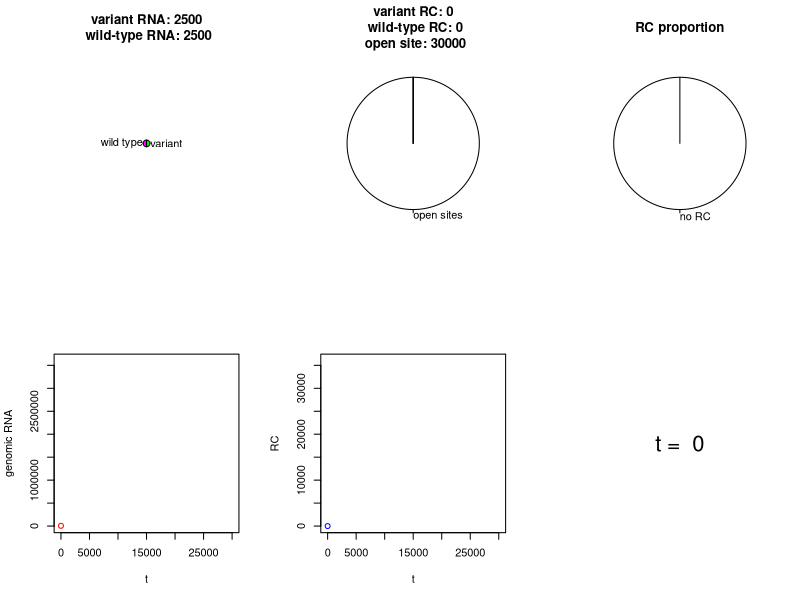
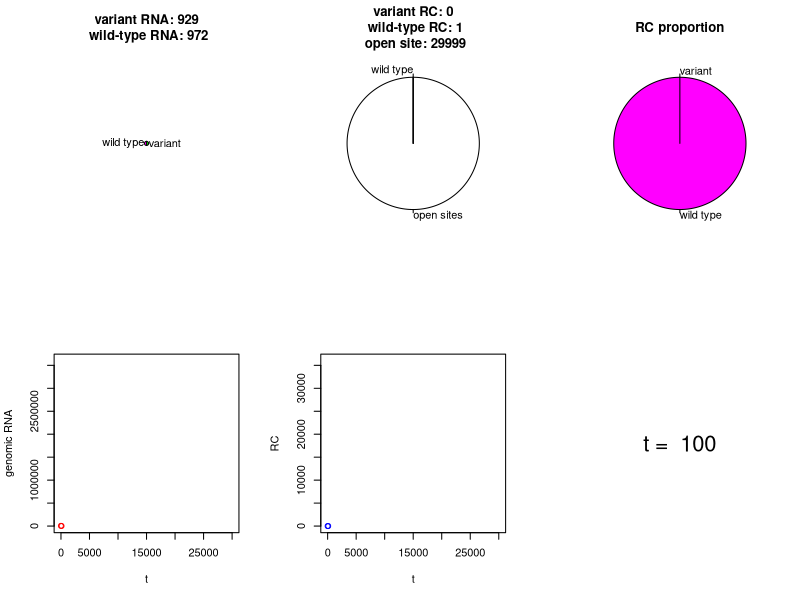
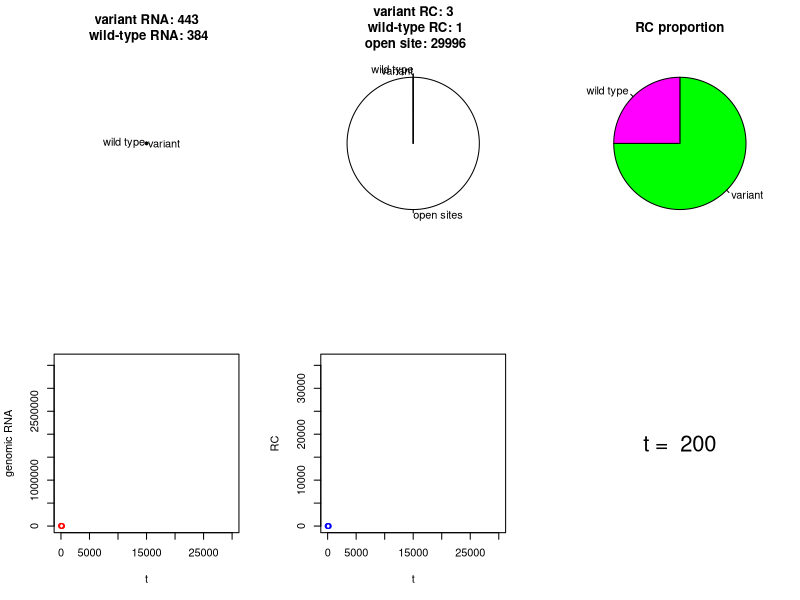
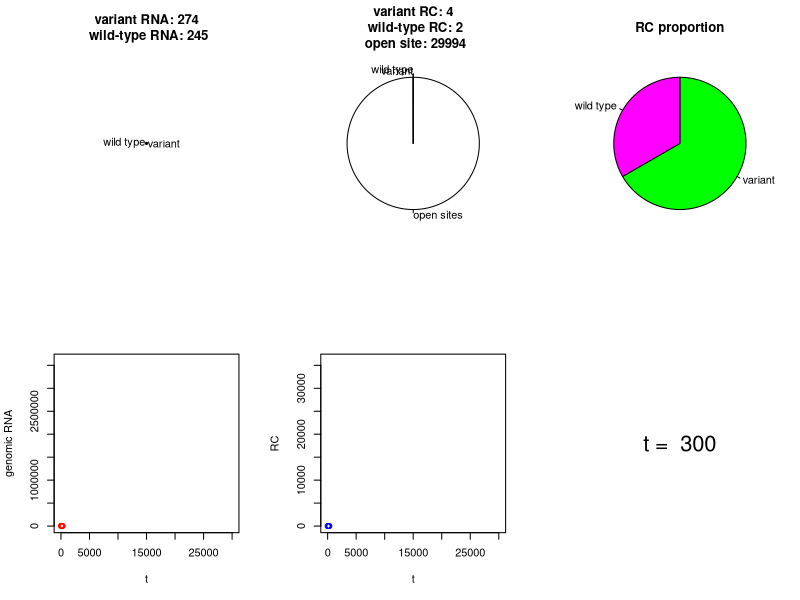
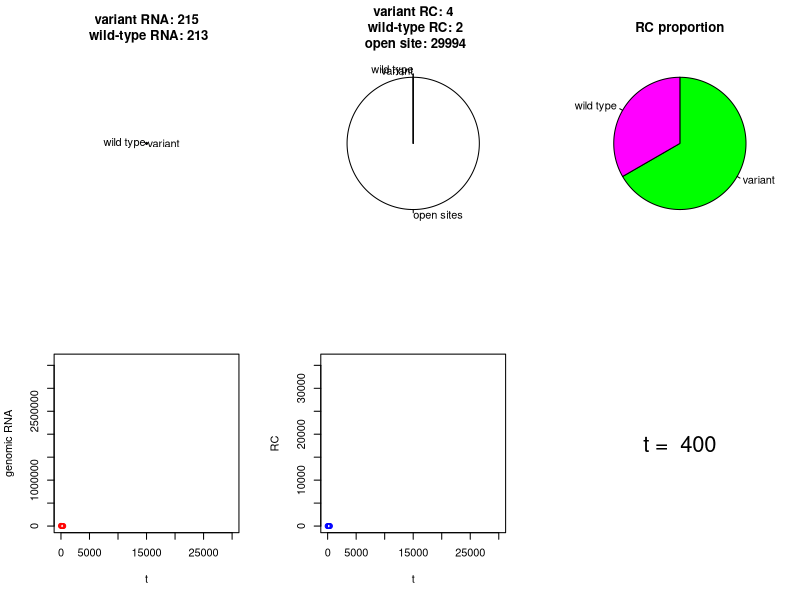
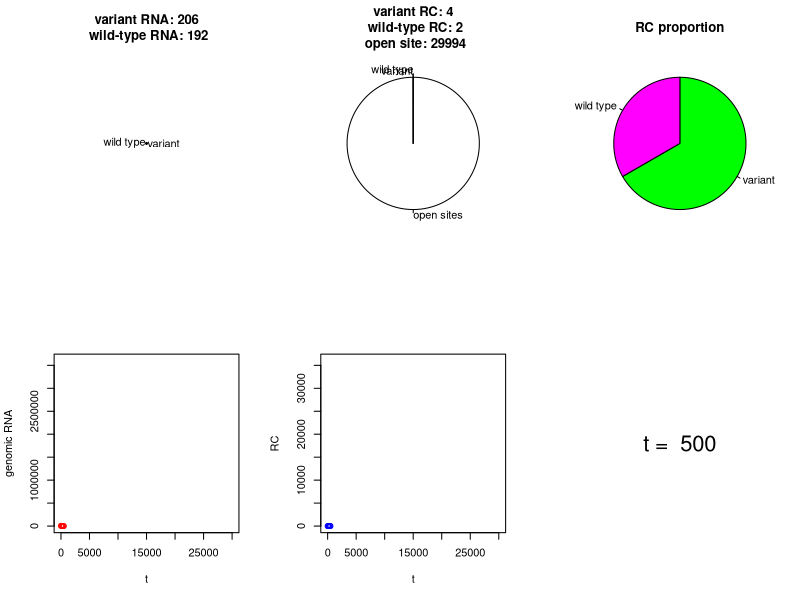
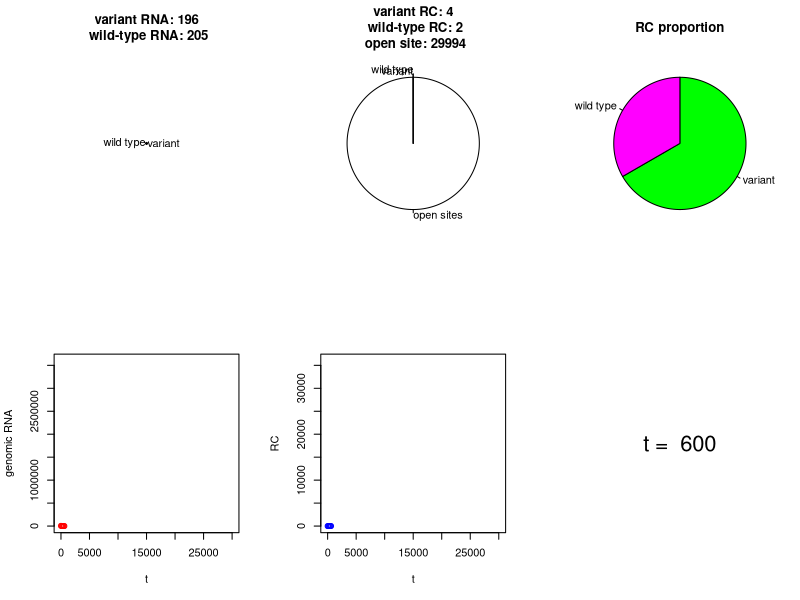
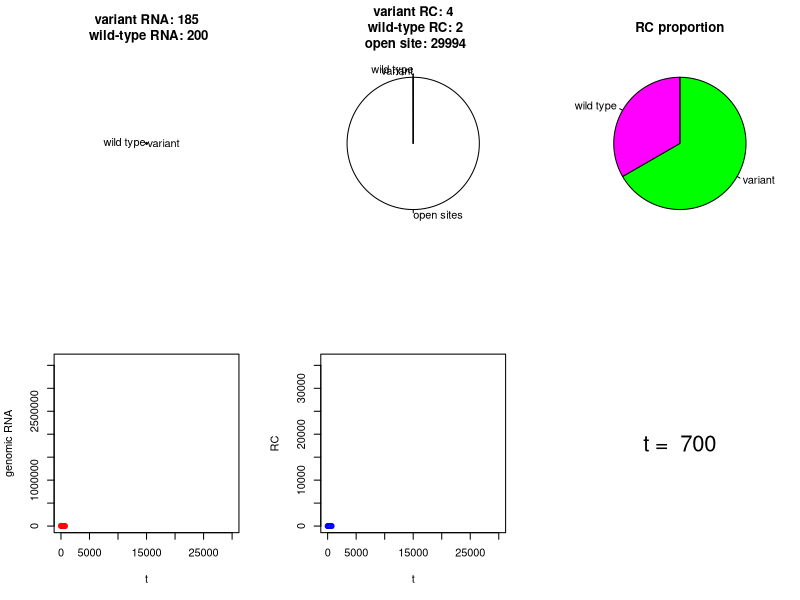

R code for these plots, in order: (Note: a time limit stopped this script after it produced the figures.)
#S9 Text. An R script used to generate Fig. 6A and 6B.
#R script for Fig. 6A and 6B.
#Seed value is set in order to link the simulation results of this simulation and a simulation for Fig. 6C. 

set.seed(3)

for (cell in 1:10){

# parameter settings
E <- 5*10^3
R <- 3*10^4
p <- 3*10^-10
d <- 1*10^-2
rep <- c(0.5,1)

# initial settings
table <- matrix(rep(0,6),nrow=2)
table[,1] <- c(1,2)      # ID
table[,2] <- c(E/2,E/2) # number of genomic RNA 
table[,3] <- c(0,0) # number of RC
RCO <- R
nsum <- E
t <- 0

# graphics settings
nresult <- matrix(rep("NA",2000),nrow=2)
rresult <- matrix(rep("NA",2000),nrow=2)
colorn <- c("green","magenta")

# main body of simulation
while (RCO > 0) {
if (nsum == 0) break

## showing graphics by every 100 unit time
if (t%%100 == 0){
nsum <- sum(table[,2])

idn <- c("variant","wild type")
idr <- c("","")

if (table[1,2]==0 && table[1,3]==0){
idn[1] <- ""
}else{
idn[1] <- "variant"
}
if (table[2,2]==0 && table[2,3]==0){
idn[2] <- ""
}else{
idn[2] <- "wild type"
}

if (table[1,3]==0){
}else{
idr[1] <- "variant"
}
if (table[2,3]==0){
}else{
idr[2] <- "wild type"
}


resultn <- table[,2]
matrixn1 <- rbind(resultn,idn,colorn)
matrixn2 <- matrix(c(as.character(matrixn1)),nrow=3)

if (RCO > 0){
idr <- c("open sites",idr)
resultr <- c(RCO,table[,3])
colorr <- c("#FFFFFF",colorn)
}else{
idr <- idn
resultr <- table[,3]
colorr <- colorn
}
matrixr1 <- rbind(resultr,idr,colorr)
matrixr2 <- matrix(c(as.character(matrixr1)),nrow=3)

if (RCO < R){
resultrr <- table[,3]
matrixrr1 <- rbind(resultrr,idn,colorn)
matrixrr2 <- matrix(c(as.character(matrixrr1)),nrow=3)
}else{
matrixrr2 <- matrix(c(1,"no RC","#FFFFFF"),nrow=3)
}

t1 <- t/100+1
nresult[1,t1] <- t
nresult[2,t1] <- nsum
rresult[1,t1] <- t
rresult[2,t1] <- R-RCO

x1 <- na.omit(nresult[1,])
y1 <- na.omit(nresult[2,])
x2 <- rresult[1,]
y2 <- rresult[2,]

par(mfrow=c(2,3))
pie(as.numeric(matrixn2[1,]),labels=matrixn2[2,],col=matrixn2[3,],clockwise=TRUE,main=paste("variant RNA: ",table[1,2],"\n wild-type RNA: ",table[2,2],sep=""),radius=sqrt(nsum/R*d))
pie(as.numeric(matrixr2[1,]),labels=matrixr2[2,],col=matrixr2[3,],clockwise=TRUE,main=paste("variant RC: ",table[1,3],"\n wild-type RC: ",table[2,3],"\n open site: ",RCO,sep=""))
pie(as.numeric(matrixrr2[1,]),labels=matrixrr2[2,],col=matrixrr2[3,],clockwise=TRUE,main=paste("RC proportion",sep=""))
plot(x1,y1,xlim=c(0,30000),ylim=c(0,R/d*6/5),col="red",xlab="t",ylab="genomic RNA")
plot(x2,y2,xlim=c(0,30000),ylim=c(0,R*6/5),col="blue",xlab="t",ylab="RC")
plot(0,0,xlim=c(0,1),ylim=c(0,1),col="white",xlab="",ylab="",axes=F,bty="n")
text(0.5,0.5,labels=paste("t = ",t),cex=2)

}else{
}

## genomic RNA degradation and synthesis
D <- NULL
G <- NULL
for (j in 1:2) {
D[j] <- rbinom(1,table[j,2],d)
G[j] <- rbinom(1,table[j,3],rep[j])
table[j,2] <- table[j,2]-D[j]+G[j]
}

nsum <- sum(table[,2])

## RC formation
if (nsum >0) {
irc <- rbinom(1,RCO,min(c(1,nsum*p)))
RCO <- RCO-irc
ircy <- rbinom(1,irc,table[1,2]/nsum)
ircc <- irc-ircy
table[1,3] <- table[1,3]+ircy
table[2,3] <- table[2,3]+ircc
} else {
}


t <- t+1

}

# showing graphics at the end of the simulation

if (table[1,2]==0 && table[1,3]==0){
idn[1] <- ""
}else{
idn[1] <- "variant"
}
if (table[2,2]==0 && table[2,3]==0){
idn[2] <- ""
}else{
idn[2] <- "wild type"
}

resultn <- table[,2]
matrixn1 <- rbind(resultn,idn,colorn)
matrixn2 <- matrix(c(as.character(matrixn1)),nrow=3)

idr <- idn
resultr <- table[,3]
colorr <- colorn

matrixr1 <- rbind(resultr,idr,colorr)
matrixr2 <- matrix(c(as.character(matrixr1)),nrow=3)

resultrr <- table[,3]
matrixrr1 <- rbind(resultrr,idn,colorn)
matrixrr2 <- matrix(c(as.character(matrixrr1)),nrow=3)

par(mfrow=c(2,3))
pie(as.numeric(matrixn2[1,]),labels=matrixn2[2,],col=matrixn2[3,],clockwise=TRUE,main=paste("variant RNA: ",table[1,2],"\n wild-type RNA: ",table[2,2],sep=""),radius=sqrt(nsum/R*d))
pie(as.numeric(matrixr2[1,]),labels=matrixr2[2,],col=matrixr2[3,],clockwise=TRUE,main=paste("variant RC: ",table[1,3],"\n wild-type RC: ",table[2,3],"\n open site: ",RCO,sep=""))
pie(as.numeric(matrixrr2[1,]),labels=matrixrr2[2,],col=matrixrr2[3,],clockwise=TRUE,main=paste("RC proportion",sep=""))
plot(x1,y1,xlim=c(0,30000),ylim=c(0,R/d*6/5),col="red",xlab="t",ylab="genomic RNA")
plot(x2,y2,xlim=c(0,30000),ylim=c(0,R*6/5),col="blue",xlab="t",ylab="RC")
plot(0,0,xlim=c(0,1),ylim=c(0,1),col="white",xlab="",ylab="",axes=F,bty="n")
text(0.5,0.5,labels=paste("t = ",t),cex=2)

}
